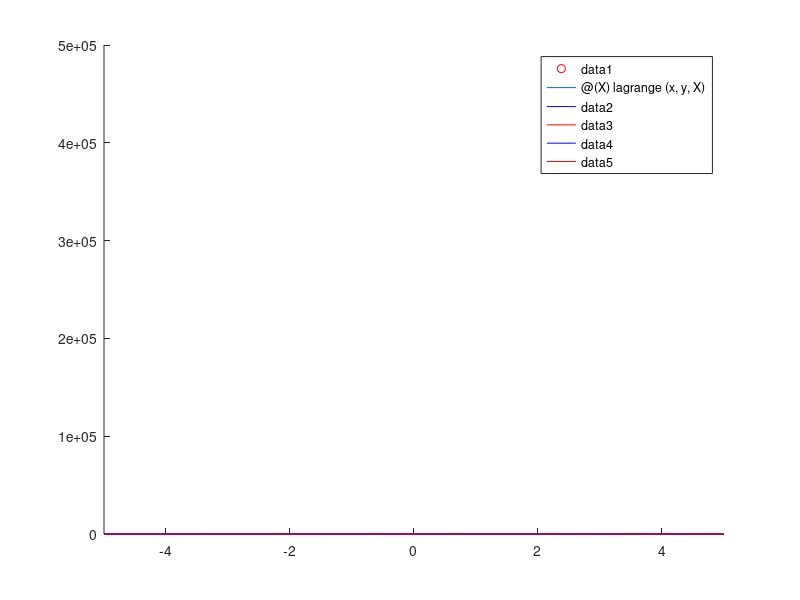

This chart was generated by the following MATLAB code:
disp("Lab Assignment 3");

x = 0:0.5:4;
f = x.^8;

function T = divif(x, f)
    n = length(x);
    T = [f', NaN * ones(n, n-1)]
    for i = 2 : n
        T(1:n-i+1, i) = diff(T(1:n-i+2, i-1))./(x(i:n)-x(1:n-i+1))';
    end
end
divif(x, f);

disp("Problem 1");
disp("The table below contains the population of the USA from 1930 to 1980 (in thousands of inhabitants) [The data is given in the lab paper] Approximate the population in 1955 and 1995.");

x = 1930:10:1980;
y = [123203 131669 150697 179323 203212 226505];
X = 1955;

function L = lagrange(x, y, X)
    m = length(x);
    for i = 1:m
        A(i) = 1 / prod(x(i)-[x(1:i-1), x(i+1:m)]);
    end
    for k = 1:length(X)
        S1 = sum((A .* y) ./ (X(k) - x));
        S2 = sum(A ./ (X(k)-x));
        L(k) = S1 / S2;
    end
end
hold on

lagrange(x, y, X)
plot(x, y, 'or')
L=@(X)lagrange(x,y,X)
fplot(L,[1930, 1995])

disp("Problem 2");
disp("Approximate sqrl(115) with Lagrange interpolation, using the known values for three given nodes.");

x = [121 144 169];
y = [11 12 13];
X = 115;

function L = lagrange(x, y, X)
    m = length(x);
    for i = 1:m
        A(i) = 1 / prod(x(i)-[x(1:i-1), x(i+1:m)]);
    end
    for k = 1:length(X)
        S1 = sum((A .* y) ./ (X(k) - x));
        S2 = sum(A ./ (X(k)-x));
        L(k) = S1 / S2;
    end
end

lagrange(x, y, X)

disp("Problem 3");

clear;

function Runge(n, f)
    fplot(f, [-5, 5], '-b')
    x = linspace(-5, 5, n);
    L = @(X)lagrange(x, f(x), X);
    fplot(L, [-5, 5], '-r');
end

f = @(x) 1./(1+x.^2)
hold on
Runge(8, f)

function Runge(n, f)
    fplot(f, [-5, 5], '-b')
    x = 5 * cos((2*[1:n]-1)/(2*n)+pi);
    L = @(X)lagrange(x, f(x), X);
    fplot(L, [-5, 5], '-r');
end

f = @(x) 1./(1+x.^2)
hold on
Runge(8, f)